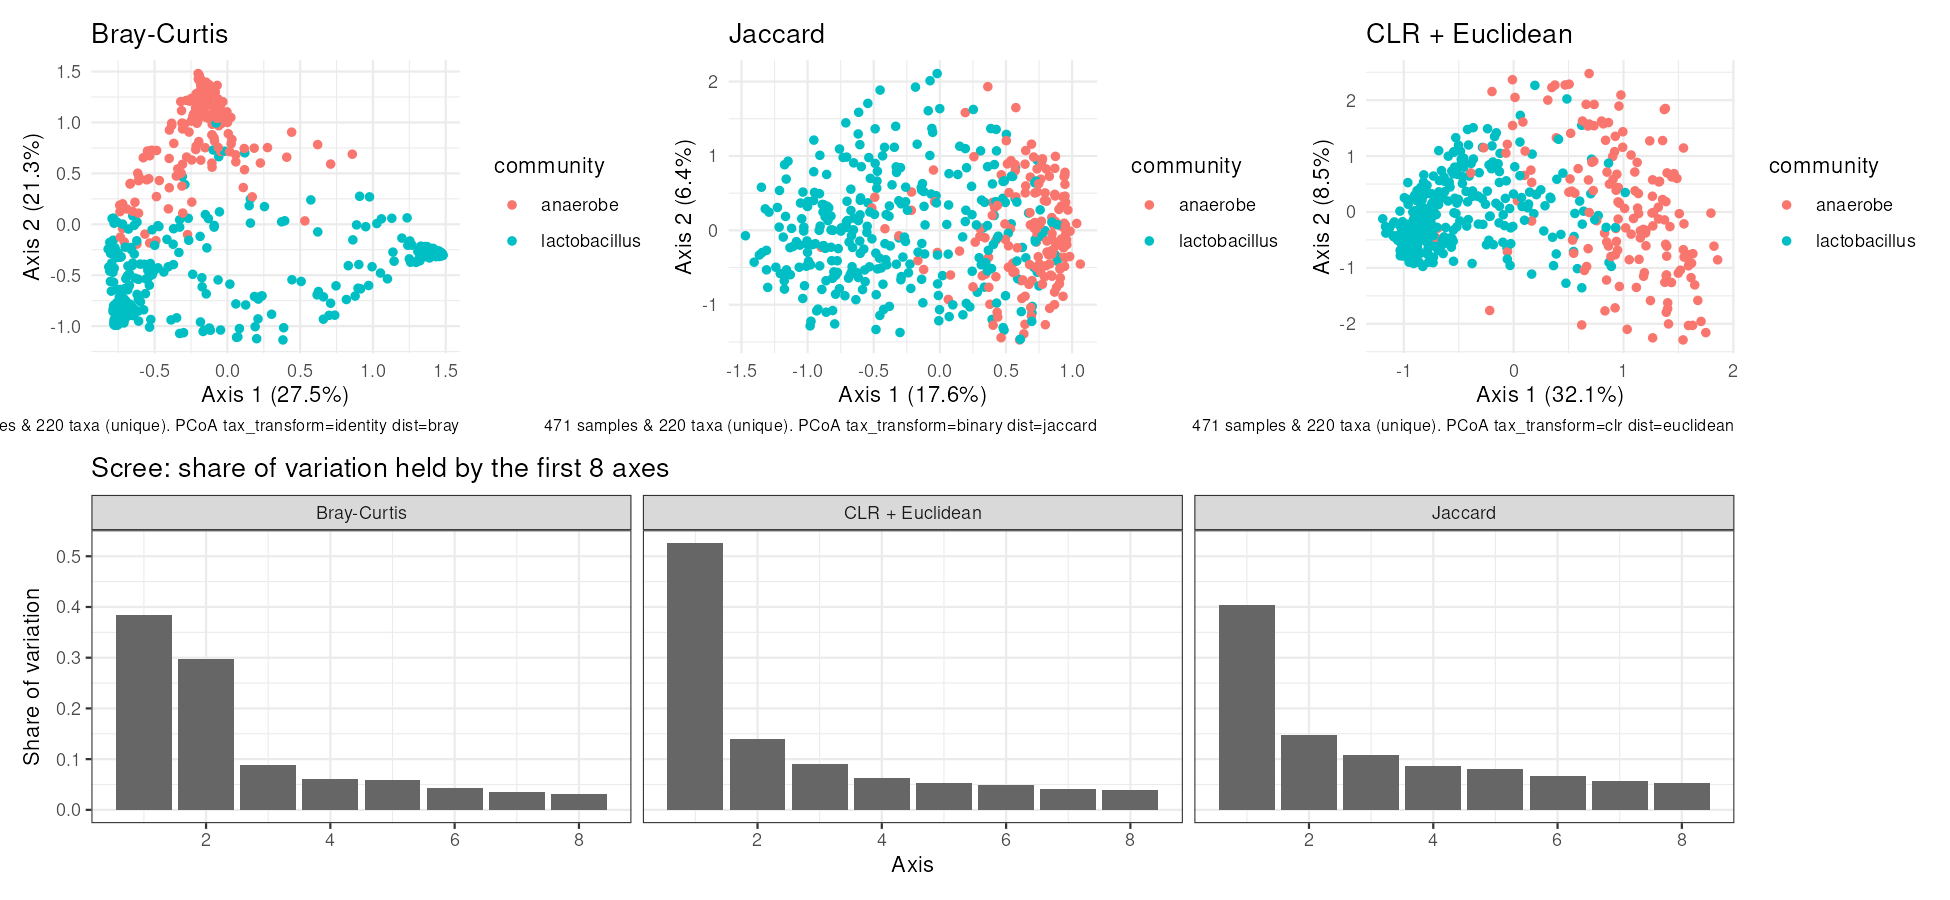

This figure's R source:
# Step 2 of notebook 03: the species table, ordinated three ways.
library(tidyverse)
library(here)
library(microViz)
library(phyloseq)
library(vegan) # PERMANOVA (adonis2) lives here

source(here("R/count_tables.R"))

sample_groups <- read_csv(here("data/my_sample_groups.csv"))
ps_species <- as_counts(table = "microbiome")

# Join the community column (built in notebook 02) onto the sample table.
sd <- as(sample_data(ps_species), "data.frame") |>
  rownames_to_column("sid") |>
  left_join(sample_groups, by = c("sid" = "sample_id")) |>
  column_to_rownames("sid")
sample_data(ps_species) <- sample_data(sd)

# One knob each: transform -> distance -> ordination.
ord_bray    <- ps_species |> tax_transform("identity") |> dist_calc("bray")    |> ord_calc("PCoA")
ord_jaccard <- ps_species |> tax_transform("binary")   |> dist_calc("jaccard") |> ord_calc("PCoA")
ord_clr     <- ps_species |> tax_transform("clr", zero_replace = "halfmin") |> dist_calc("euclidean") |> ord_calc("PCoA")

# Axis titles carry the share of variation each axis holds.
plot_ord <- function(ord, name) {
  eig <- attr(ord, "ord")$CA$eig
  sh  <- round(100 * eig / sum(eig), 1)
  ord_plot(ord, axes = 1:2, color = "community") +
    labs(title = name,
         x = sprintf("Axis 1 (%s%%)", sh[1]),
         y = sprintf("Axis 2 (%s%%)", sh[2]))
}

scree_shares <- function(ord, name) {
  eig <- attr(ord, "ord")$CA$eig[1:8]
  tibble(distance = name, axis = seq_along(eig), share = eig / sum(eig))
}

scree <- bind_rows(
  scree_shares(ord_bray, "Bray-Curtis"),
  scree_shares(ord_jaccard, "Jaccard"),
  scree_shares(ord_clr, "CLR + Euclidean")
)

p <- patchwork::wrap_plots(
  plot_ord(ord_bray, "Bray-Curtis"),
  plot_ord(ord_jaccard, "Jaccard"),
  plot_ord(ord_clr, "CLR + Euclidean"),
  ncol = 3
) / ggplot(scree, aes(axis, share)) +
  geom_col(fill = "grey40") +
  facet_wrap(~ distance) +
  labs(title = "Scree: share of variation held by the first 8 axes",
       x = "Axis", y = "Share of variation") +
  theme_bw()

ggsave(here("group_project", "ordination_three_ways.png"), p,
       width = 13, height = 6, dpi = 150)

# Does community explain more or less depending on the distance? (the argument)
cat("\n--- PERMANOVA: community ~ R2 and p, on each distance ---\n")
perm <- function(ord, name) {
  meta <- as(sample_data(ps_species), "data.frame")
  ad <- adonis2(attr(ord, "dist") ~ community, data = meta, permutations = 999)
  tibble(distance = name, R2 = round(100 * ad$R2[1], 1), p = ad$`Pr(>F)`[1])
}
bind_rows(perm(ord_bray, "Bray-Curtis"), perm(ord_jaccard, "Jaccard"), perm(ord_clr, "CLR + Euclidean")) |>
  print()

# A few sanity numbers the user can check themselves.
cat("\n--- checks ---\n")
cat("samples plotted:", nrow(sample_data(ps_species)), "\n")
cat("missing community:", sum(is.na(sample_data(ps_species)$community)), "\n")
tab <- otu_table(ps_species)@.Data
cat("share of cells that are zero:", round(100 * mean(tab == 0), 1), "%\n")
